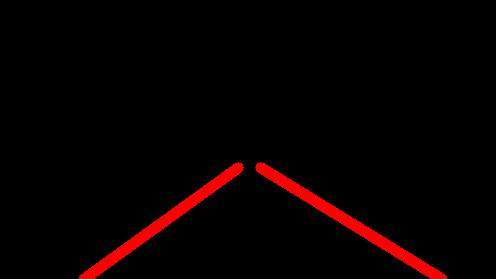
#> input picture Transformation6.jpg, 496 x 279 px
$ jupyter execute Transformation7.ipynb   (shell and % lines are left out)
#> lines starting #> are read from the running program, lines starting #| are printed output that depends on the picture
[cell 1]
import matplotlib.pyplot as plt
import matplotlib.image as mpimg
import numpy as np
import cv2

def weighted_img(img, initial_img, α=0.8, β=1., λ=0.):
    """
    `img` is the output of the hough_lines(), An image with lines drawn on it.
    Should be a blank image (all black) with lines drawn on it.

    `initial_img` should be the image before any processing.

    The result image is computed as follows:

    initial_img * α + img * β + λ
    NOTE: initial_img and img must be the same shape!
    """
    return cv2.addWeighted(initial_img, α, img, β, λ)

image_in = mpimg.imread('Transformation6.jpg')
#> image_in is the input picture: shape (279, 496, 3); mean R, G, B 8.4, 0.4, 0.4
image_in2 = mpimg.imread('solidYellowCurve.jpg')
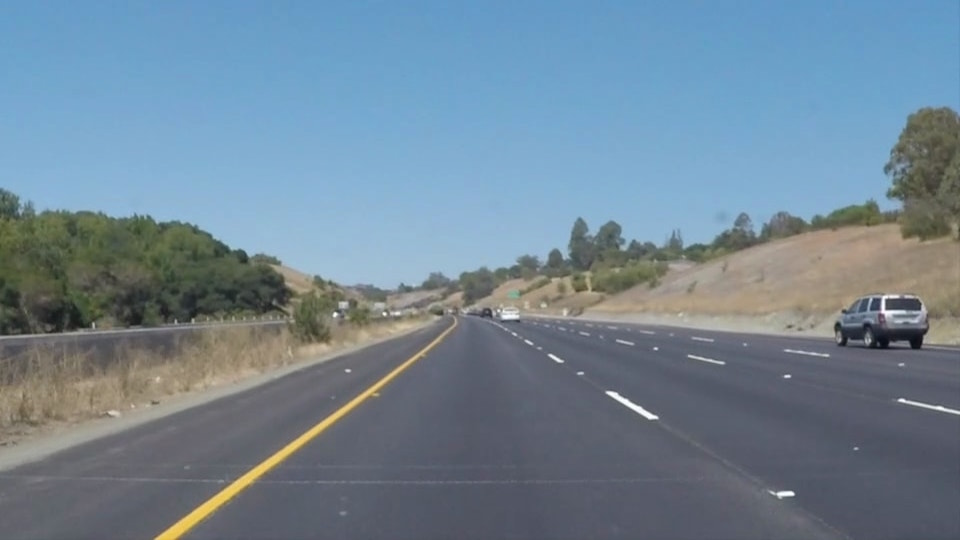
#> input picture solidYellowCurve.jpg, 960 x 540 px
#> image_in2 is the input picture: shape (540, 960, 3); mean R, G, B 113, 133.4, 149
initial_image = image_in2.astype('uint8')
image_in = image_in.astype('uint8')
old_image_height, old_image_width, channels = initial_image.shape
#> old_image_height = 540; old_image_width = 960; channels = 3
image_in_height, image_in_width, channels = image_in.shape
#> image_in_height = 279; image_in_width = 496
#print(initial_image.shape)
# print(image_in.shape)
dimension=(old_image_width,old_image_height)
#> dimension = (960, 540)
# image_in = cv2.copyMakeBorder(image_in, old_image_height-image_in_height, 0, 0, old_image_width-image_in_width, cv2.BORDER_CONSTANT, None, value = 0)
image_in = cv2.resize(image_in,dimension)
#> image_in: shape (540, 960, 3)
print(image_in.shape)
#| (540, 960, 3)
annotated_image = weighted_img(image_in, initial_image)
#> in weighted_img, `return cv2.addWeighted(initial_img, α, img, β, λ)`:
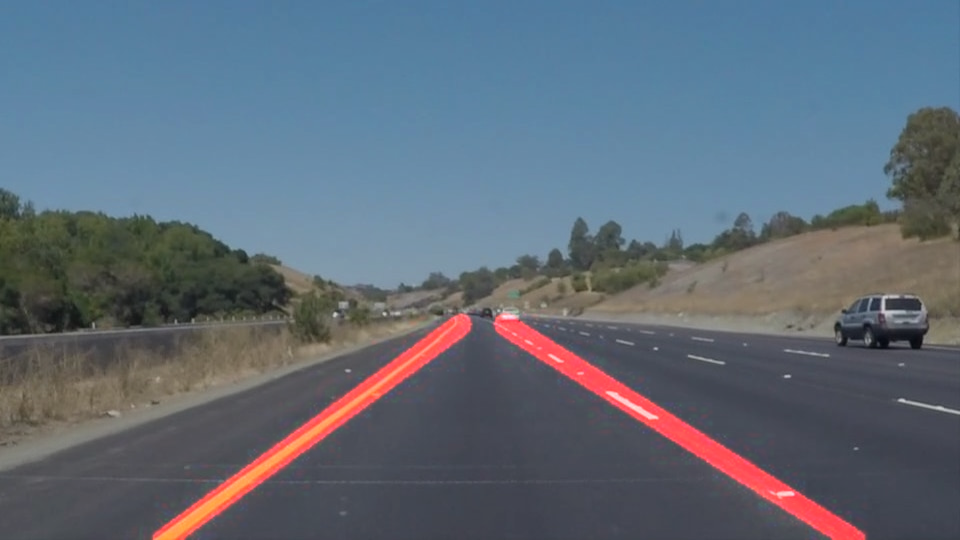
#> returned value: shape (540, 960, 3); mean of channels 0, 1, 2 96.2, 107.1, 119.6; drawn as R, G, B
plt.imshow(annotated_image)
plt.axis('off')
transformation = plt.imshow
plt.savefig('Final_Image.jpg',bbox_inches='tight',transparent=True, pad_inches=0)
